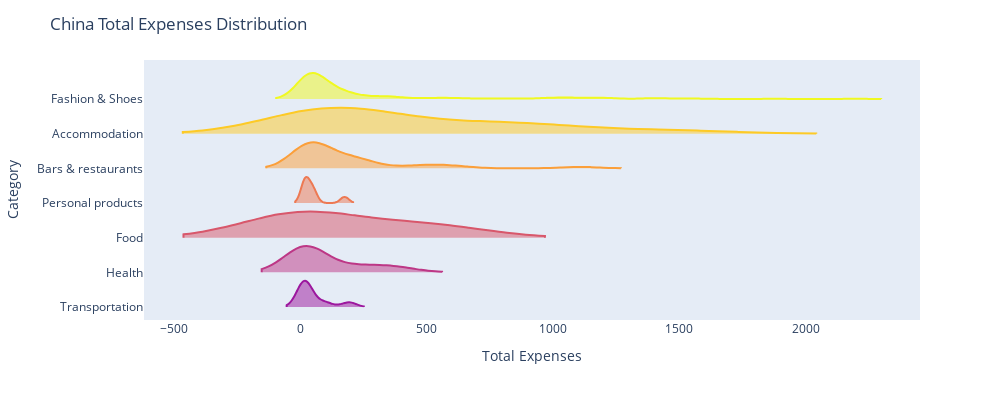

Notebook code cell kept with this figure:
### Code cell
fig = px.violin(df_china , y='category',x="amount", color = 'category', color_discrete_sequence=px.colors.sequential.Plasma_r)
fig.update_traces(orientation='h', side='positive', width=1.5, points=False)
fig.update_layout(title='China Total Expenses Distribution',xaxis_showgrid=False, xaxis_zeroline=False, yaxis_title='Category', xaxis_title='Total Expenses', yaxis = dict(tickmode='linear'), showlegend=False, width=1000, height=400,violinmode='group')
fig.show()

### Figure 1 — Plotly figure (JSON) as saved in the notebook; plotly's stock layout.template omitted (floating-point values rounded to 4 significant figures; data arrays with more than 128 entries replaced by an {"elided": "..."} marker saying what was removed)
{"data": [{"alignmentgroup": "True", "box": {"visible": false}, "hovertemplate": "category=%{y}<br>amount=%{x}<extra></extra>", "legendgroup": "Fashion & Shoes", "marker": {"color": "#f0f921"}, "name": "Fashion & Shoes", "offsetgroup": "Fashion & Shoes", "orientation": "h", "points": false, "scalegroup": "True", "showlegend": true, "side": "positive", "type": "violin", "width": 1.5, "x": {"elided": "242 float values"}, "x0": " ", "xaxis": "x", "y": {"elided": "242 str values"}, "y0": " ", "yaxis": "y"}, {"alignmentgroup": "True", "box": {"visible": false}, "hovertemplate": "category=%{y}<br>amount=%{x}<extra></extra>", "legendgroup": "Accommodation", "marker": {"color": "#fdca26"}, "name": "Accommodation", "offsetgroup": "Accommodation", "orientation": "h", "points": false, "scalegroup": "True", "showlegend": true, "side": "positive", "type": "violin", "width": 1.5, "x": [155.6, 23.98, 865.9, 60, 674.9, 345.2, 5.49, 25.15, 85, 352.4, 1183.0, 692.6, 63.54, 12.99, 786.5, 92.32, 324, 1571.0, 66.99, 865.9, 524, 312.6, 881.4, 210, 242, 363.6, 1000, 1398.0, 114.5, 47.15, 90.15], "x0": " ", "xaxis": "x", "y": ["Accommodation", "Accommodation", "Accommodation", "Accommodation", "Accommodation", "Accommodation", "Accommodation", "Accommodation", "Accommodation", "Accommodation", "Accommodation", "Accommodation", "Accommodation", "Accommodation", "Accommodation", "Accommodation", "Accommodation", "Accommodation", "Accommodation", "Accommodation", "Accommodation", "Accommodation", "Accommodation", "Accommodation", "Accommodation", "Accommodation", "Accommodation", "Accommodation", "Accommodation", "Accommodation", "Accommodation"], "y0": " ", "yaxis": "y"}, {"alignmentgroup": "True", "box": {"visible": false}, "hovertemplate": "category=%{y}<br>amount=%{x}<extra></extra>", "legendgroup": "Bars & restaurants", "marker": {"color": "#fb9f3a"}, "name": "Bars & restaurants", "offsetgroup": "Bars & restaurants", "orientation": "h", "points": false, "scalegroup": "True", "showlegend": true, "side": "positive", "type": "violin", "width": 1.5, "x": [1084.0, 123, 38.5, 16.26, 205.6, 19.85, 56.86, 56.6, 190.9, 55.97, 610, 53.95, 59.5, 235.5, 25.33, 23.88, 268.3, 16.1, 13.5, 39.75, 113.6, 51.33, 101, 21, 196.8, 240.0, 41.85, 159.2, 473.6, 232.9, 182.2, 60.2, 560.5, 77, 468.3, 7.4, 116.0, 5.4, 227.4, 169, 122.2, 16.04, 93, 88.6, 300, 548.6, 207.7, 22.05, 7.4, 7.5, 12.55, 305.5, 120.2, 620, 1128.0, 78.1, 32.2, 25.56, 12.55, 5.6, 452.6], "x0": " ", "xaxis": "x", "y": ["Bars & restaurants", "Bars & restaurants", "Bars & restaurants", "Bars & restaurants", "Bars & restaurants", "Bars & restaurants", "Bars & restaurants", "Bars & restaurants", "Bars & restaurants", "Bars & restaurants", "Bars & restaurants", "Bars & restaurants", "Bars & restaurants", "Bars & restaurants", "Bars & restaurants", "Bars & restaurants", "Bars & restaurants", "Bars & restaurants", "Bars & restaurants", "Bars & restaurants", "Bars & restaurants", "Bars & restaurants", "Bars & restaurants", "Bars & restaurants", "Bars & restaurants", "Bars & restaurants", "Bars & restaurants", "Bars & restaurants", "Bars & restaurants", "Bars & restaurants", "Bars & restaurants", "Bars & restaurants", "Bars & restaurants", "Bars & restaurants", "Bars & restaurants", "Bars & restaurants", "Bars & restaurants", "Bars & restaurants", "Bars & restaurants", "Bars & restaurants", "Bars & restaurants", "Bars & restaurants", "Bars & restaurants", "Bars & restaurants", "Bars & restaurants", "Bars & restaurants", "Bars & restaurants", "Bars & restaurants", "Bars & restaurants", "Bars & restaurants", "Bars & restaurants", "Bars & restaurants", "Bars & restaurants", "Bars & restaurants", "Bars & restaurants", "Bars & restaurants", "Bars & restaurants", "Bars & restaurants", "Bars & restaurants", "Bars & restaurants", "Bars & restaurants"], "y0": " ", "yaxis": "y"}, {"alignmentgroup": "True", "box": {"visible": false}, "hovertemplate": "category=%{y}<br>amount=%{x}<extra></extra>", "legendgroup": "Personal products", "marker": {"color": "#ed7953"}, "name": "Personal products", "offsetgroup": "Personal products", "orientation": "h", "points": false, "scalegroup": "True", "showlegend": true, "side": "positive", "type": "violin", "width": 1.5, "x": [50, 12.85, 51, 175, 19, 20, 26.8], "x0": " ", "xaxis": "x", "y": ["Personal products", "Personal products", "Personal products", "Personal products", "Personal products", "Personal products", "Personal products"], "y0": " ", "yaxis": "y"}, {"alignmentgroup": "True", "box": {"visible": false}, "hovertemplate": "category=%{y}<br>amount=%{x}<extra></extra>", "legendgroup": "Food", "marker": {"color": "#d8576b"}, "name": "Food", "offsetgroup": "Food", "orientation": "h", "points": false, "scalegroup": "True", "showlegend": true, "side": "positive", "type": "violin", "width": 1.5, "x": [5.55, 5, 500], "x0": " ", "xaxis": "x", "y": ["Food", "Food", "Food"], "y0": " ", "yaxis": "y"}, {"alignmentgroup": "True", "box": {"visible": false}, "hovertemplate": "category=%{y}<br>amount=%{x}<extra></extra>", "legendgroup": "Health", "marker": {"color": "#bd3786"}, "name": "Health", "offsetgroup": "Health", "orientation": "h", "points": false, "scalegroup": "True", "showlegend": true, "side": "positive", "type": "violin", "width": 1.5, "x": [17.35, 17.76, 190.1, 289.1, 23.7, 18.69, 21.45, 25.4, 390, 17.42], "x0": " ", "xaxis": "x", "y": ["Health", "Health", "Health", "Health", "Health", "Health", "Health", "Health", "Health", "Health"], "y0": " ", "yaxis": "y"}, {"alignmentgroup": "True", "box": {"visible": false}, "hovertemplate": "category=%{y}<br>amount=%{x}<extra></extra>", "legendgroup": "Transportation", "marker": {"color": "#9c179e"}, "name": "Transportation", "offsetgroup": "Transportation", "orientation": "h", "points": false, "scalegroup": "True", "showlegend": true, "side": "positive", "type": "violin", "width": 1.5, "x": [192.2, 8, 35.01, 22.3, 10.1, 96.1, 4, 26.05], "x0": " ", "xaxis": "x", "y": ["Transportation", "Transportation", "Transportation", "Transportation", "Transportation", "Transportation", "Transportation", "Transportation"], "y0": " ", "yaxis": "y"}], "layout": {"height": 400, "legend": {"title": {"text": "category"}, "tracegroupgap": 0}, "margin": {"t": 60}, "showlegend": false, "title": {"text": "China Total Expenses Distribution"}, "violinmode": "group", "width": 1000, "xaxis": {"anchor": "y", "domain": [0, 1], "showgrid": false, "title": {"text": "Total Expenses"}, "zeroline": false}, "yaxis": {"anchor": "x", "categoryarray": ["Transportation", "Health", "Food", "Personal products", "Bars & restaurants", "Accommodation", "Fashion & Shoes"], "categoryorder": "array", "domain": [0, 1], "tickmode": "linear", "title": {"text": "Category"}}}}
